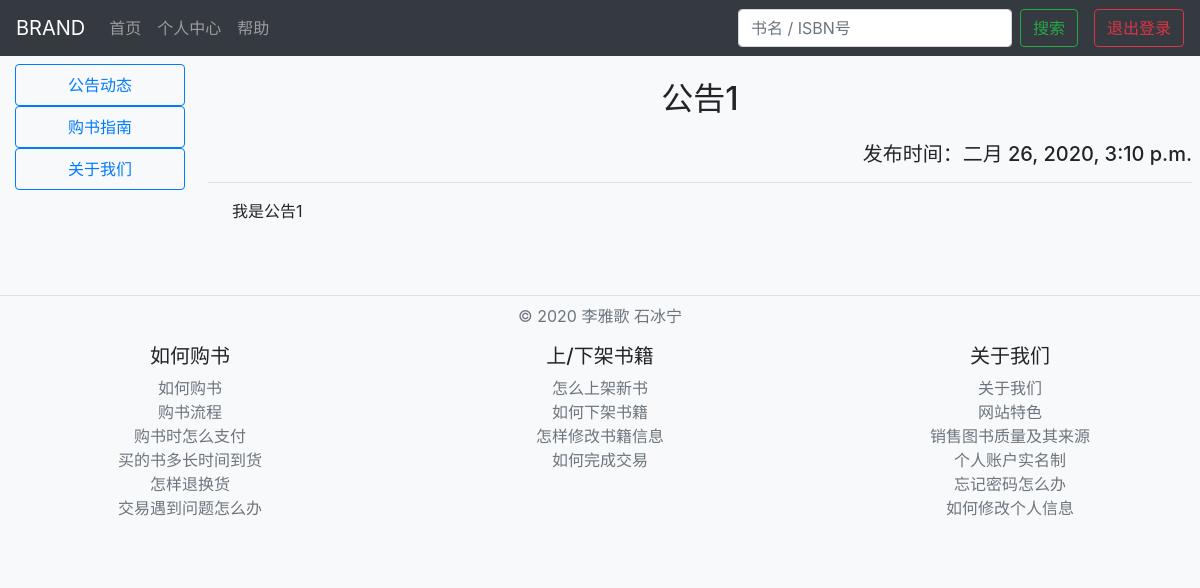
The app's page /help/notice/1 (signed in) with its own data.
### help/models.py (models this page shows)
class Notice(models.Model):
    title = models.CharField(max_length=255)
    content = models.TextField()
    comment_time = models.DateTimeField(auto_now_add=True)

### help/views.py (the view)
# urls.py: path('notice/<notice_id>', NoticeView.as_view(), name='notice')
class NoticeView(TemplateView):
    template_name = "notice.html"
    def get_context_data(self, **kwargs):
        context = super().get_context_data(**kwargs)
        notice_id = context["notice_id"]
        context["notice"] = get_object_or_404(Notice, pk=notice_id)
        return context

### help/templates/notice.html (shortened to what this page needs)
{% extends 'help_notice.html' %}
{% block mainbody %}
<main role="main" class="col-md-10 ml-sm-auto px-2">
  <h2 class="text-word-wrap text-center py-3">{{ notice.title }}</h2>
  <p class="h5 border-bottom text-right pb-3">发布时间：{{ notice.comment_time }}</p>
  <p class="text-word-wrap mx-4 mt-3 mb-5">{{ notice.content }}</p>
</main>
{% endblock %}

### homepage/templates/homepage.html (style rules this page uses)
.text-word-wrap { word-wrap: break-word; word-break: break-all; overflow: hidden; }

### records on screen
Notice: title "公告1", comment_time "二月 26, 2020, 3:10 p.m.", content "我是公告1"
